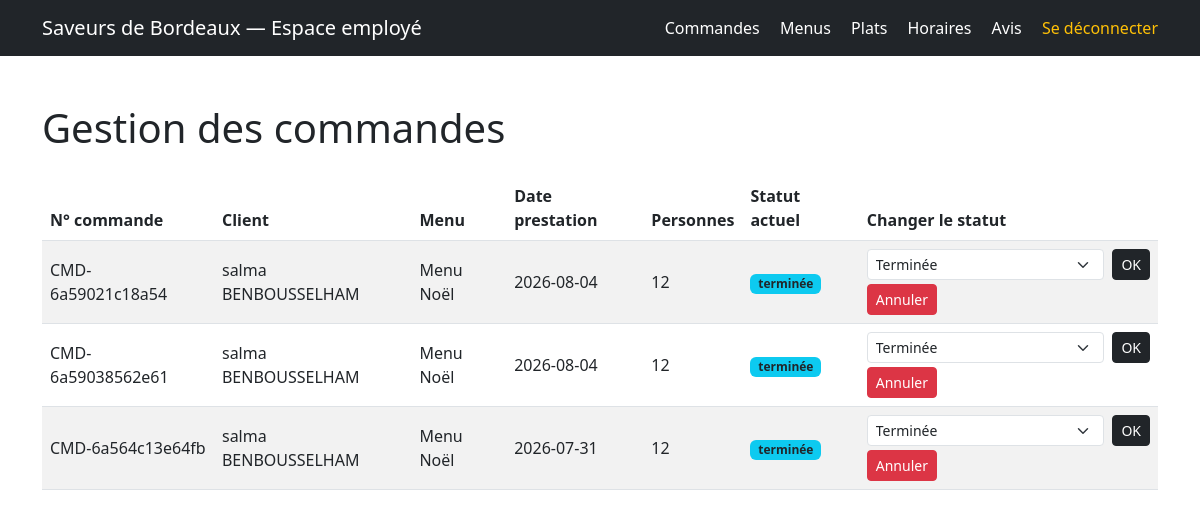
The page /pages/gestion-commandes.php (signed in) on the database its author committed.
### tables this page shows
CREATE TABLE `commande` (
  `commande_id` int NOT NULL,
  `utilisateur_id` int NOT NULL,
  `menu_id` int NOT NULL,
  `numero_commande` varchar(50) DEFAULT NULL,
  `date_commande` date DEFAULT NULL,
  `date_prestation` date DEFAULT NULL,
  `adresse_livraison` varchar(255) DEFAULT NULL,
  `heure_livraison` varchar(50) DEFAULT NULL,
  `nombre_personne` int DEFAULT NULL,
  `prix_livraison` double DEFAULT NULL,
  `nombre_km` int DEFAULT '0',
  `prix_menu` double DEFAULT NULL,
  `statut` varchar(50) DEFAULT NULL,
  `pret_materiel` tinyint(1) DEFAULT NULL,
  `restituer_materiel` tinyint(1) DEFAULT NULL,
  `motif_annulation` varchar(255) DEFAULT NULL,
  `mode_contact` varchar(50) DEFAULT NULL
);

CREATE TABLE `utilisateur` (
  `utilisateur_id` int NOT NULL,
  `email` varchar(50) DEFAULT NULL,
  `password` varchar(255) DEFAULT NULL,
  `nom` varchar(50) DEFAULT NULL,
  `prenom` varchar(50) DEFAULT NULL,
  `telephone` varchar(50) DEFAULT NULL,
  `ville` varchar(50) DEFAULT NULL,
  `pays` varchar(50) DEFAULT NULL,
  `adresse_postale` varchar(50) DEFAULT NULL,
  `role_id` int DEFAULT NULL,
  `reset_token` varchar(255) DEFAULT NULL,
  `reset_token_expire` datetime DEFAULT NULL,
  `actif` tinyint(1) NOT NULL DEFAULT '1'
);

CREATE TABLE `menu` (
  `menu_id` int NOT NULL,
  `nom` varchar(50) DEFAULT NULL,
  `nombre_personne_minimum` int DEFAULT NULL,
  `prix_par_personne` double DEFAULT NULL,
  `regime` varchar(50) DEFAULT NULL,
  `description` varchar(50) DEFAULT NULL,
  `quantite_restante` int DEFAULT NULL,
  `image` varchar(255) DEFAULT NULL
);

### pages/gestion-commandes.php (the view, shortened to what this page needs)
<?php
require_once '../php/verif-employe.php';
$commandes = $pdo->query("
    SELECT commande.*, menu.nom AS nom_menu, utilisateur.nom AS nom_client, utilisateur.prenom AS prenom_client
    FROM commande
    JOIN menu ON commande.menu_id = menu.menu_id
    JOIN utilisateur ON commande.utilisateur_id = utilisateur.utilisateur_id
    ORDER BY commande.date_commande DESC
")->fetchAll(PDO::FETCH_ASSOC);
$statuts_possibles = ['en attente', 'accepté', 'en préparation', 'en cours de livraison', 'livré', 'en attente du retour de matériel', 'terminée'];
?>
<!DOCTYPE html>
<html lang="fr">
<head>
    <link href="https://cdn.jsdelivr.net/npm/bootstrap@5.3.0/dist/css/bootstrap.min.css" rel="stylesheet">
</head>
<body class="d-flex flex-column min-vh-100">
<nav class="navbar navbar-expand-lg navbar-dark bg-dark">
  <div class="container">
    <span class="navbar-brand">Saveurs de Bordeaux — Espace employé</span>
    <div>
      <a class="nav-link d-inline text-white me-3" href="gestion-commandes.php">Commandes</a>
      <a class="nav-link d-inline text-white me-3" href="gestion-menus.php">Menus</a>
      <a class="nav-link d-inline text-white me-3" href="gestion-plats.php">Plats</a>
      <a class="nav-link d-inline text-white me-3" href="gestion-horaires.php">Horaires</a>
      <a class="nav-link d-inline text-white me-3" href="gestion-avis.php">Avis</a>
      <a class="nav-link d-inline text-warning" href="../php/deconnexion.php">Se déconnecter</a>
    </div>
  </div>
</nav>
<div class="container my-5 flex-grow-1">
  <h1 class="mb-4">Gestion des commandes</h1>
  <table class="table table-striped align-middle">
    <thead>
      <tr>
        <th>N° commande</th>
        <th>Client</th>
        <th>Menu</th>
        <th>Date prestation</th>
        <th>Personnes</th>
        <th>Statut actuel</th>
        <th>Changer le statut</th>
      </tr>
    </thead>
    <tbody>
      <?php foreach ($commandes as $commande): ?>
        <tr>
          <td><?= htmlspecialchars($commande['numero_commande']) ?></td>
          <td><?= htmlspecialchars($commande['prenom_client']) ?> <?= htmlspecialchars($commande['nom_client']) ?></td>
          <td><?= htmlspecialchars($commande['nom_menu']) ?></td>
          <td><?= htmlspecialchars($commande['date_prestation']) ?></td>
          <td><?= htmlspecialchars($commande['nombre_personne']) ?></td>
          <td><span class="badge bg-info text-dark"><?= htmlspecialchars($commande['statut']) ?></span></td>
          <td>
                <form action="../php/changer-statut.php" method="POST" class="d-flex gap-2">
                  <select name="nouveau_statut" class="form-select form-select-sm">
                    <?php foreach ($statuts_possibles as $statut): ?>
                      <option value="<?= $statut ?>" <?= ($commande['statut'] === $statut) ? 'selected' : '' ?>>
                        <?= ucfirst($statut) ?>
                      </option>
                    <?php endforeach; ?>
                  </select>
                  <button type="submit" class="btn btn-sm btn-dark">OK</button>
                </form>
                <a href="annuler-commande.php?commande_id=<?= $commande['commande_id'] ?>" class="btn btn-sm btn-danger mt-1">Annuler</a>
              </td>
        </tr>
      <?php endforeach; ?>
    </tbody>
  </table>
</div>
</body>
</html>

### rows shown on the page
commande: numero_commande "CMD-6a59021c18a54", utilisateur.prenom "salma", utilisateur.nom "BENBOUSSELHAM", menu.nom "Menu Noël", date_prestation "2026-08-04", nombre_personne "12", statut "terminée", nouveau_statut "Terminée"
commande: numero_commande "CMD-6a59038562e61", utilisateur.prenom "salma", utilisateur.nom "BENBOUSSELHAM", menu.nom "Menu Noël", date_prestation "2026-08-04", nombre_personne "12", statut "terminée", nouveau_statut "Terminée"
commande: numero_commande "CMD-6a564c13e64fb", utilisateur.prenom "salma", utilisateur.nom "BENBOUSSELHAM", menu.nom "Menu Noël", date_prestation "2026-07-31", nombre_personne "12", statut "terminée", nouveau_statut "Terminée"
